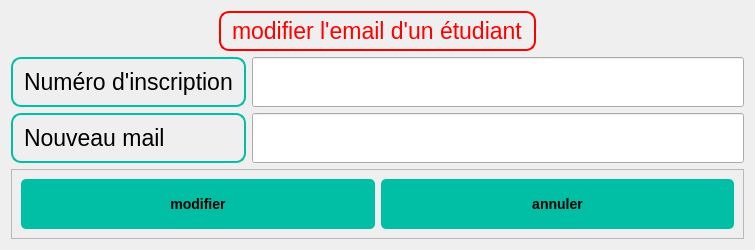
<?xml version="1.0" encoding="UTF-8"?>
<ui version="4.0">
 <class>Dialog</class>
 <widget class="QDialog" name="Dialog">
  <property name="geometry">
   <rect>
    <x>0</x>
    <y>0</y>
    <width>755</width>
    <height>246</height>
   </rect>
  </property>
  <property name="windowTitle">
   <string>Dialog</string>
  </property>
  <property name="styleSheet">
   <string notr="true">QLabel {
    background-color: none;
    border: 2px solid #00BFA5;
    border-radius: 10px;
    padding: 5px;
    color: #000000;
    font-size: 17pt;
    font-family: Arial, sans-serif;
}
QPushButton {
    font-family: &quot;Arial&quot;, sans-serif;
    font-size: 14px;
    font-weight: bold;
    color: #000000;
    background-color: #00BFA5;
    border: none;
    border-radius: 5px;
    padding: 8px 16px;
    text-align: center;
    text-transform: uppercase;
}

QPushButton:hover {
    background-color: #009980;
}
</string>
  </property>
  <layout class="QGridLayout" name="gridLayout">
   <item row="2" column="1">
    <widget class="QLabel" name="label_2">
     <property name="text">
      <string>Nouveau mail</string>
     </property>
    </widget>
   </item>
   <item row="1" column="2">
    <widget class="QLineEdit" name="lineEdit">
     <property name="minimumSize">
      <size>
       <width>0</width>
       <height>50</height>
      </size>
     </property>
    </widget>
   </item>
   <item row="2" column="2">
    <widget class="QLineEdit" name="lineEdit_2">
     <property name="minimumSize">
      <size>
       <width>0</width>
       <height>50</height>
      </size>
     </property>
    </widget>
   </item>
   <item row="1" column="1">
    <widget class="QLabel" name="label">
     <property name="text">
      <string>Numéro d'inscription</string>
     </property>
    </widget>
   </item>
   <item row="3" column="1" colspan="2">
    <widget class="QFrame" name="frame">
     <property name="frameShape">
      <enum>QFrame::StyledPanel</enum>
     </property>
     <property name="frameShadow">
      <enum>QFrame::Raised</enum>
     </property>
     <layout class="QGridLayout" name="gridLayout_2">
      <item row="0" column="0">
       <widget class="QPushButton" name="pushButton">
        <property name="minimumSize">
         <size>
          <width>0</width>
          <height>50</height>
         </size>
        </property>
        <property name="styleSheet">
         <string notr="true">/* Buttons */
QPushButton {
    font-family: &quot;Arial&quot;, sans-serif;
    font-size: 14px;
    font-weight: bold;
    color: #000000; /* Black text color */
    background-color: #00BFA5; /* Teal button background color */
    border: none;
    border-radius: 5px;
    padding: 8px 16px;
    text-align: center; /* Center align button text */
    text-transform: uppercase; /* Uppercase button text */
}

QPushButton:hover {
    background-color: #009980; /* Darker teal button background color on hover */
}</string>
        </property>
        <property name="text">
         <string>modifier</string>
        </property>
       </widget>
      </item>
      <item row="0" column="1">
       <widget class="QPushButton" name="pushButton_2">
        <property name="minimumSize">
         <size>
          <width>0</width>
          <height>50</height>
         </size>
        </property>
        <property name="styleSheet">
         <string notr="true">/* Buttons */
QPushButton {
    font-family: &quot;Arial&quot;, sans-serif;
    font-size: 14px;
    font-weight: bold;
    color: #000000; /* Black text color */
    background-color: #00BFA5; /* Teal button background color */
    border: none;
    border-radius: 5px;
    padding: 8px 16px;
    text-align: center; /* Center align button text */
    text-transform: uppercase; /* Uppercase button text */
}

QPushButton:hover {
    background-color: #009980; /* Darker teal button background color on hover */
}</string>
        </property>
        <property name="text">
         <string>annuler</string>
        </property>
       </widget>
      </item>
     </layout>
    </widget>
   </item>
   <item row="0" column="1" colspan="2" alignment="Qt::AlignHCenter">
    <widget class="QLabel" name="label_3">
     <property name="styleSheet">
      <string notr="true">
QLabel {
  background-color: none;
  border: 2px solid red;
  border-radius: 10px;
  padding: 5px;
  color: red;
  font-size: 17pt;
  font-family: Arial, sans-serif;
  

}
</string>
     </property>
     <property name="text">
      <string>modifier l'email d'un étudiant</string>
     </property>
    </widget>
   </item>
  </layout>
 </widget>
 <resources/>
 <connections/>
</ui>
